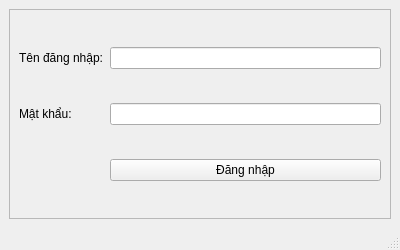
<?xml version="1.0" encoding="UTF-8"?>
<ui version="4.0">
 <class>MainWindow</class>
 <widget class="QMainWindow" name="MainWindow">
  <property name="geometry">
   <rect>
    <x>0</x>
    <y>0</y>
    <width>400</width>
    <height>250</height>
   </rect>
  </property>
  <property name="windowTitle">
   <string>Đăng nhập - Binance Futures Trading</string>
  </property>
  <widget class="QWidget" name="centralwidget">
   <layout class="QVBoxLayout" name="verticalLayout">
    <item>
     <widget class="QFrame" name="loginFrame">
      <property name="frameShape">
       <enum>QFrame::StyledPanel</enum>
      </property>
      <property name="frameShadow">
       <enum>QFrame::Raised</enum>
      </property>
      <layout class="QGridLayout" name="gridLayout">
       <item row="0" column="0">
        <widget class="QLabel" name="usernameLabel">
         <property name="text">
          <string>Tên đăng nhập:</string>
         </property>
        </widget>
       </item>
       <item row="0" column="1">
        <widget class="QLineEdit" name="usernameInput"/>
       </item>
       <item row="1" column="0">
        <widget class="QLabel" name="passwordLabel">
         <property name="text">
          <string>Mật khẩu:</string>
         </property>
        </widget>
       </item>
       <item row="1" column="1">
        <widget class="QLineEdit" name="passwordInput">
         <property name="echoMode">
          <enum>QLineEdit::Password</enum>
         </property>
        </widget>
       </item>
       <item row="2" column="1">
        <widget class="QPushButton" name="loginButton">
         <property name="text">
          <string>Đăng nhập</string>
         </property>
        </widget>
       </item>
      </layout>
     </widget>
    </item>
   </layout>
  </widget>
  <widget class="QStatusBar" name="statusbar"/>
 </widget>
 <resources/>
 <connections/>
</ui>
